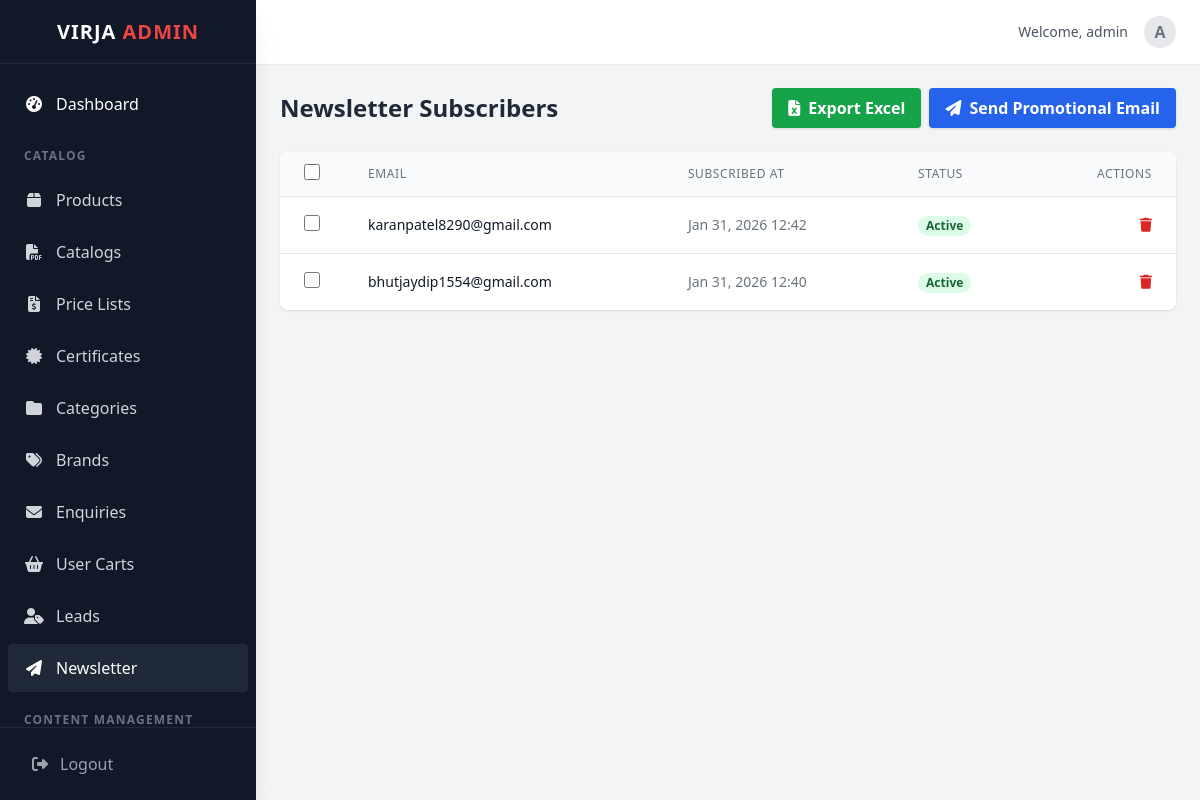
Screenshot of /dashboard/newsletter/ (signed in) with the database file from the repository.
### core/models.py (models this page shows, shortened)
class NewsletterSubscriber(models.Model):
    email = models.EmailField(unique=True)
    subscribed_at = models.DateTimeField(auto_now_add=True)
    is_active = models.BooleanField(default=True)

### dashboard/views.py (the view)
# urls.py: path('newsletter/', views.newsletter_list, name='newsletter_list'),
@login_required(login_url='dashboard:login')
@user_passes_test(admin_required, login_url='dashboard:login')
def newsletter_list(request):
    subscribers = NewsletterSubscriber.objects.all().order_by('-subscribed_at')
    return render(request, 'dashboard/newsletter/list.html', {'subscribers': subscribers})

### cart/context_processors.py (called while the page is built)
def cart_count(request):
    if not request.session.session_key:
        request.session.create()
    try:
        cart = Cart.objects.get(session_key=request.session.session_key)
        return {'cart_items_count': cart.get_total_items()}
    except Cart.DoesNotExist:
        return {'cart_items_count': 0}

### core/context_processors.py (called while the page is built)
def site_settings(request):
    return {
        'company_info': CompanyInfo.objects.first(),
        'home_content': HomePageContent.objects.first(),
        'home_features': HomeFeature.objects.all(),
    }

def global_categories(request):
    categories = Category.objects.filter(parent=None).prefetch_related('children__children').order_by('order', 'name')
    return {
        'mega_menu_categories': categories
    }

### dashboard/views.py (called while the page is built)
def admin_required(user):
    return user.is_superuser

### dashboard/templates/dashboard/newsletter/list.html (shortened to what this page needs)
{% extends 'dashboard/base_admin.html' %}
{% block content %}
<div class="flex justify-between items-center mb-6">
    <h2 class="text-2xl font-bold text-gray-800">Newsletter Subscribers</h2>
    <div class="flex gap-2">
        <a href="{% url 'dashboard:export_newsletter_subscribers' %}"
            class="bg-green-600 hover:bg-green-700 text-white font-bold py-2 px-4 rounded shadow flex items-center gap-2">
            <i class="fas fa-file-excel"></i> Export Excel
        </a>
        <a href="{% url 'dashboard:newsletter_send' %}"
            class="bg-blue-600 hover:bg-blue-700 text-white font-bold py-2 px-4 rounded shadow flex items-center gap-2">
            <i class="fas fa-paper-plane"></i> Send Promotional Email
        </a>
    </div>
</div>
<div class="bg-white rounded-lg shadow overflow-hidden">
    <table class="min-w-full divide-y divide-gray-200">
        <thead class="bg-gray-50">
            <tr>
                <th class="px-6 py-3 text-left text-xs font-medium text-gray-500 uppercase tracking-wider w-10">
                    <input type="checkbox" id="select-all-items" class="rounded border-gray-300 text-blue-600 focus:ring-blue-500 h-4 w-4 transition duration-150 ease-in-out cursor-pointer">
                </th>
                <th class="px-6 py-3 text-left text-xs font-medium text-gray-500 uppercase tracking-wider">Email</th>
                <th class="px-6 py-3 text-left text-xs font-medium text-gray-500 uppercase tracking-wider">Subscribed At
                </th>
                <th class="px-6 py-3 text-left text-xs font-medium text-gray-500 uppercase tracking-wider">Status</th>
                <th class="px-6 py-3 text-right text-xs font-medium text-gray-500 uppercase tracking-wider">Actions</th>
            </tr>
        </thead>
        <tbody class="bg-white divide-y divide-gray-200">
            {% for subscriber in subscribers %}
            <tr>
                <td class="px-6 py-4 whitespace-nowrap w-10">
                    <input type="checkbox" value="{{ subscriber.pk }}" class="item-checkbox rounded border-gray-300 text-blue-600 focus:ring-blue-500 h-4 w-4 transition duration-150 ease-in-out cursor-pointer">
                </td>
                <td class="px-6 py-4 whitespace-nowrap text-sm font-medium text-gray-900">
                    {{ subscriber.email }}
                </td>
                <td class="px-6 py-4 whitespace-nowrap text-sm text-gray-500">
                    {{ subscriber.subscribed_at|date:"M d, Y H:i" }}
                </td>
                <td class="px-6 py-4 whitespace-nowrap text-sm text-gray-500">
                    {% if subscriber.is_active %}
                    <span
                        class="px-2 inline-flex text-xs leading-5 font-semibold rounded-full bg-green-100 text-green-800">
                        Active
                    </span>
                    {% else %}
                    <span class="px-2 inline-flex text-xs leading-5 font-semibold rounded-full bg-red-100 text-red-800">
                        Inactive
                    </span>
                    {% endif %}
                </td>
                <td class="px-6 py-4 whitespace-nowrap text-right text-sm font-medium">
                    <a href="{% url 'dashboard:newsletter_delete' subscriber.pk %}"
                        class="text-red-600 hover:text-red-900 ml-3">
                        <i class="fas fa-trash"></i>
                    </a>
                </td>
            </tr>
            {% empty %}
            <tr>
                <td colspan="5" class="px-6 py-4 text-center text-gray-500">
                    No subscribers found.
                </td>
            </tr>
            {% endfor %}
        </tbody>
    </table>
</div>
{% endblock %}

### dashboard/templates/dashboard/base_admin.html (shortened to what this page needs)
<!DOCTYPE html>
<html lang="en">
<head>
    <script src="https://cdn.tailwindcss.com"></script>
    <link rel="stylesheet" href="https://cdnjs.cloudflare.com/ajax/libs/font-awesome/6.4.0/css/all.min.css">
</head>
<body class="bg-gray-100 text-gray-800 font-sans antialiased" x-data="{ sidebarOpen: false }">
    <div class="flex h-screen overflow-hidden">
        <aside :class="sidebarOpen ? 'translate-x-0' : '-translate-x-full'"
            class="fixed inset-y-0 left-0 z-30 w-64 bg-gray-900 text-white flex flex-col shadow-xl transition-transform duration-300 transform md:translate-x-0 md:static md:inset-auto">
            <div class="h-16 flex items-center justify-center border-b border-gray-800">
                <h1 class="text-xl font-bold tracking-wider text-white">VIRJA <span class="text-red-500">ADMIN</span>
                </h1>
            </div>
            <nav class="flex-1 overflow-y-auto py-4">
                <ul class="space-y-1 px-2">
                    <li>
                        <a href="{% url 'dashboard:home' %}"
                            class="flex items-center gap-3 px-4 py-3 rounded hover:bg-gray-800 transition {% if request.resolver_match.url_name == 'home' %}bg-gray-800 border-l-4 border-red-500{% endif %}">
                            <i class="fas fa-tachometer-alt w-5 text-center"></i>
                            <span class="font-medium">Dashboard</span>
                        </a>
                    </li>
                    <li class="pt-4 pb-2 px-4 text-xs font-bold text-gray-500 uppercase tracking-widest">Catalog</li>
                    <li>
                        <a href="{% url 'dashboard:product_list' %}"
                            class="flex items-center gap-3 px-4 py-3 rounded hover:bg-gray-800 transition text-gray-300 hover:text-white {% if 'product' in request.resolver_match.url_name %}bg-gray-800 text-white{% endif %}">
                            <i class="fas fa-box w-5 text-center"></i>
                            <span class="font-medium">Products</span>
                        </a>
                    </li>
                    <li>
                        <a href="{% url 'dashboard:catalog_list' %}"
                            class="flex items-center gap-3 px-4 py-3 rounded hover:bg-gray-800 transition text-gray-300 hover:text-white {% if 'catalogs' in request.resolver_match.url_name %}bg-gray-800 text-white{% endif %}">
                            <i class="fas fa-file-pdf w-5 text-center"></i>
                            <span class="font-medium">Catalogs</span>
                        </a>
                    </li>
                    <li>
                        <a href="{% url 'dashboard:pricelist_list' %}"
                            class="flex items-center gap-3 px-4 py-3 rounded hover:bg-gray-800 transition text-gray-300 hover:text-white {% if 'pricelist' in request.resolver_match.url_name %}bg-gray-800 text-white{% endif %}">
                            <i class="fas fa-file-invoice-dollar w-5 text-center"></i>
                            <span class="font-medium">Price Lists</span>
                        </a>
                    </li>
                    <li>
                        <a href="{% url 'dashboard:certificate_list' %}"
                            class="flex items-center gap-3 px-4 py-3 rounded hover:bg-gray-800 transition text-gray-300 hover:text-white {% if 'certificate' in request.resolver_match.url_name %}bg-gray-800 text-white{% endif %}">
                            <i class="fas fa-certificate w-5 text-center"></i>
                            <span class="font-medium">Certificates</span>
                        </a>
                    </li>
                    <li>
                        <a href="{% url 'dashboard:category_list' %}"
                            class="flex items-center gap-3 px-4 py-3 rounded hover:bg-gray-800 transition text-gray-300 hover:text-white {% if request.resolver_match.url_name == 'category_list' %}bg-gray-800 text-white{% endif %}">
                            <i class="fas fa-folder w-5 text-center"></i>
                            <span class="font-medium">Categories</span>
                        </a>
                    </li>
                    <li>
                        <a href="{% url 'dashboard:brand_list' %}"
                            class="flex items-center gap-3 px-4 py-3 rounded hover:bg-gray-800 transition text-gray-300 hover:text-white {% if request.resolver_match.url_name == 'brand_list' %}bg-gray-800 text-white{% endif %}">
                            <i class="fas fa-tags w-5 text-center"></i>
                            <span class="font-medium">Brands</span>
                        </a>
                    </li>
                    <li>
                        <a href="{% url 'dashboard:enquiry_list' %}"
                            class="flex items-center gap-3 px-4 py-3 rounded hover:bg-gray-800 transition text-gray-300 hover:text-white {% if 'enquiry' in request.resolver_match.url_name %}bg-gray-800 text-white{% endif %}">
                            <i class="fas fa-envelope w-5 text-center"></i>
                            <span class="font-medium">Enquiries</span>
                        </a>
                    </li>
                    <li>
                        <a href="{% url 'dashboard:dashboard_carts_list' %}"
                            class="flex items-center gap-3 px-4 py-3 rounded hover:bg-gray-800 transition text-gray-300 hover:text-white {% if 'cart' in request.resolver_match.url_name %}bg-gray-800 text-white{% endif %}">
                            <i class="fas fa-shopping-basket w-5 text-center"></i>
                            <span class="font-medium">User Carts</span>
                        </a>
                    </li>
                    <li>
                        <a href="{% url 'dashboard:lead_list' %}"
                            class="flex items-center gap-3 px-4 py-3 rounded hover:bg-gray-800 transition text-gray-300 hover:text-white {% if 'lead' in request.resolver_match.url_name %}bg-gray-800 text-white{% endif %}">
                            <i class="fas fa-user-tag w-5 text-center"></i>
                            <span class="font-medium">Leads</span>
                        </a>
                    </li>
                    <li>
                        <a href="{% url 'dashboard:newsletter_list' %}"
                            class="flex items-center gap-3 px-4 py-3 rounded hover:bg-gray-800 transition text-gray-300 hover:text-white {% if 'newsletter' in request.resolver_match.url_name %}bg-gray-800 text-white{% endif %}">
                            <i class="fas fa-paper-plane w-5 text-center"></i>
                            <span class="font-medium">Newsletter</span>
                        </a>
                    </li>
                    <li class="pt-4 pb-2 px-4 text-xs font-bold text-gray-500 uppercase tracking-widest">Content
                        Management</li>
                </ul>
            </nav>
            <div class="p-4 border-t border-gray-800">
                <a href="{% url 'dashboard:logout' %}"
                    class="flex items-center gap-3 px-4 py-2 rounded text-gray-400 hover:text-white hover:bg-red-900/50 transition">
                    <i class="fas fa-sign-out-alt"></i>
                    <span>Logout</span>
                </a>
            </div>
        </aside>
        <div class="flex-1 flex flex-col overflow-hidden">
            <header class="h-16 bg-white shadow-sm flex items-center justify-between px-6 z-10">
                <div class="flex items-center gap-4">
                    <a href="{% url 'dashboard:admin_profile' %}"
                        class="flex items-center gap-4 hover:opacity-80 transition">
                        <span class="text-sm font-medium text-gray-600">Welcome, {{ request.user.username }}</span>
                        <div
                            class="w-8 h-8 rounded-full bg-gray-200 flex items-center justify-center text-gray-500 font-bold">
                            {{ request.user.username|make_list|first|upper }}
                        </div>
                    </a>
                </div>
            </header>
            <main class="flex-1 overflow-x-hidden overflow-y-auto bg-gray-100 p-6">
                {% block content %}{% endblock %}
            </main>
        </div>
    </div>
</body>
</html>

### dashboard/templates/dashboard/base_admin.html (style rules this page uses)
body { font-family: 'Inter', sans-serif; }
* { scrollbar-width: thin; scrollbar-color: rgba(156, 163, 175, 0.3) transparent; }

### rows the page displays
NewsletterSubscriber: email "karanpatel8290@gmail.com", subscribed_at "Jan 31, 2026 12:42", is_active "Active"
NewsletterSubscriber: email "bhutjaydip1554@gmail.com", subscribed_at "Jan 31, 2026 12:40", is_active "Active"

### other values shown
{{ request.user.username }} "admin"
{{ request.user.username|make_list|first|upper }} "A"
